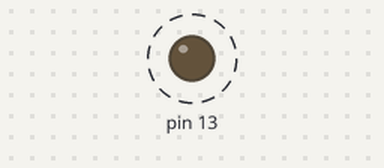
Simulated run of this sketch. Board: Arduino Uno, built with avr-gcc and run on an emulated ATmega328P. Shown: output pins drawn as LEDs (lit = HIGH). Dashed ring = blinking.

Above: at 0.5 s.
Timing chart, 0 to 4.6 s (numbered marks = the images above):
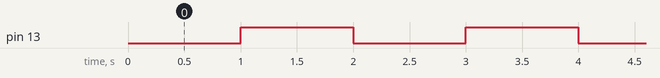

Measured:
- by itself, pin 13: alternates HIGH for 1.0 s and LOW for 1.0 s

The sketch:

CH_17_01.ino
```cpp
boolean state = false;      // LED 상태

void setup() {
  pinMode(LED_BUILTIN, OUTPUT);   // LED 연결 핀을 출력으로 설정
}

void loop() {
  digitalWrite(LED_BUILTIN, state);   // LED 연결 핀으로 상태 출력
  state = !state;
  delay(1000);        // 1초 대기
}
```
